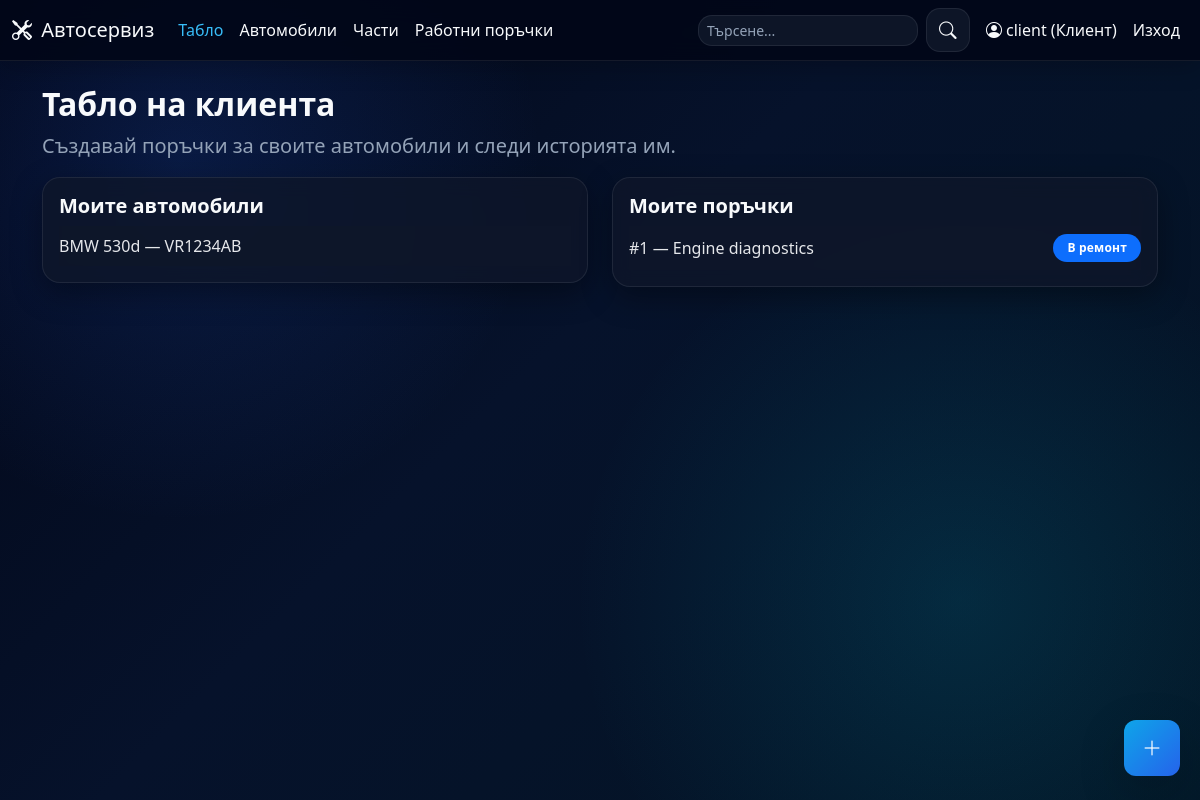
Before: /dashboard (signed in) with the older database file.
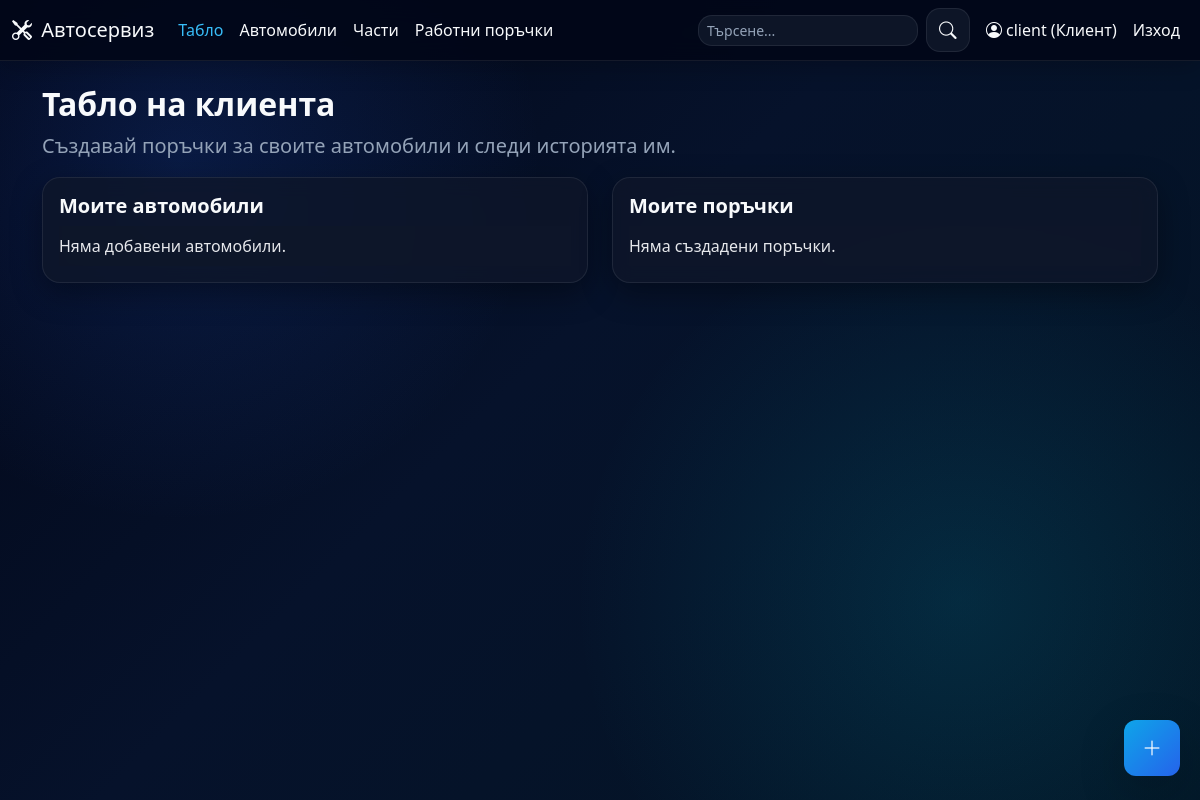
After: the same page with the newer database file.
### app/models.py (models this page shows, shortened)
class Car(db.Model):
    id = db.Column(db.Integer, primary_key=True)
    vin = db.Column(db.String(64), unique=True, nullable=False)
    registration_number = db.Column(db.String(32), unique=True)
    make = db.Column(db.String(80), nullable=False)
    model = db.Column(db.String(80), nullable=False)
    year = db.Column(db.Integer)
    owner_name = db.Column(db.String(120), nullable=False)
    owner_phone = db.Column(db.String(30))
    image_filename = db.Column(db.String(255))
    user_id = db.Column(db.Integer, db.ForeignKey('user.id'))
    created_at = db.Column(db.DateTime, default=datetime.now)
    orders = db.relationship('WorkOrder', backref='car', lazy=True, cascade='all, delete-orphan')

class WorkOrder(db.Model):
    id = db.Column(db.Integer, primary_key=True)
    title = db.Column(db.String(150), nullable=False)
    description = db.Column(db.Text, nullable=False)
    status = db.Column(db.String(30), nullable=False, default='open')
    notes = db.Column(db.Text)
    labor_cost = db.Column(db.Float, nullable=False, default=0.0)
    created_at = db.Column(db.DateTime, default=datetime.now)
    updated_at = db.Column(db.DateTime, default=datetime.now, onupdate=datetime.now)
    car_id = db.Column(db.Integer, db.ForeignKey('car.id'), nullable=False)
    client_id = db.Column(db.Integer, db.ForeignKey('user.id'))
    mechanic_id = db.Column(db.Integer, db.ForeignKey('user.id'))
    created_by_id = db.Column(db.Integer, db.ForeignKey('user.id'))
    client = db.relationship('User', foreign_keys=[client_id], backref='client_orders')
    mechanic = db.relationship('User', foreign_keys=[mechanic_id], backref='assigned_orders')
    created_by = db.relationship('User', foreign_keys=[created_by_id], backref='created_orders')
    parts = db.relationship('WorkOrderPart', backref='work_order', lazy=True, cascade='all, delete-orphan')

### app/routes_main.py (the view)
    @app.route('/dashboard')
    @login_required
    def dashboard():
        stats = {
            'cars': Car.query.count(),
            'parts': Part.query.count(),
            'orders': WorkOrder.query.count(),
            'users': User.query.count(),
            'low_stock': Part.query.filter(Part.quantity <= Part.min_quantity).count(),
            'open_orders': WorkOrder.query.filter_by(status='open').count(),
            'in_progress_orders': WorkOrder.query.filter_by(status='in_progress').count(),
            'awaiting_parts_orders': WorkOrder.query.filter_by(status='awaiting_parts').count(),
            'completed_orders': WorkOrder.query.filter_by(status='completed').count(),
        }
        recent_orders = WorkOrder.query.order_by(WorkOrder.created_at.desc()).limit(5).all()
        if current_user.role == 'manager':
            return render_template('dashboard_manager.html', stats=stats, recent_orders=recent_orders)
        if current_user.role == 'mechanic':
            assigned = WorkOrder.query.filter_by(mechanic_id=current_user.id).order_by(WorkOrder.updated_at.desc()).all()
            return render_template('dashboard_mechanic.html', stats=stats, assigned_orders=assigned)
        client_cars = Car.query.filter(client_car_filter(current_user)).order_by(Car.created_at.desc()).all()
        client_orders = (
            WorkOrder.query.join(Car)
            .filter(client_order_filter(current_user))
            .order_by(WorkOrder.created_at.desc())
            .all()
        )
        return render_template('dashboard_client.html', stats=stats, client_cars=client_cars, client_orders=client_orders)

### app/route_support.py (called while the page is built)
def register_template_helpers(app):
    @app.context_processor
    def inject_status_helpers():
        return {
            'status_label': status_label,
            'status_badge': status_badge,
            'status_meta': STATUS_META,
            'role_label': role_label,
            'pdf_export_enabled': pdf_export_available(),
        }

def normalize_phone(phone: str) -> str:
    return (phone or '').strip()

def client_phone(user: User | None) -> str | None:
    normalized = normalize_phone(getattr(user, 'phone', ''))
    return normalized or None

def client_car_filter(user: User):
    clauses = [Car.user_id == user.id]
    phone = client_phone(user)
    if phone:
        clauses.append(Car.owner_phone == phone)
    return or_(*clauses)

def client_order_filter(user: User):
    clauses = [WorkOrder.client_id == user.id, Car.user_id == user.id]
    phone = client_phone(user)
    if phone:
        clauses.append(Car.owner_phone == phone)
    return or_(*clauses)

def status_label(status: str) -> str:
    return STATUS_META.get(status, {}).get('label', status)

def status_badge(status: str) -> str:
    return STATUS_META.get(status, {}).get('badge', 'text-bg-light')

### app/templates/dashboard_client.html
{% extends "base.html" %}
{% block content %}
<h2 class="fw-bold">Табло на клиента</h2>
<p class="lead text-muted">Създавай поръчки за своите автомобили и следи историята им.</p>
<div class="row g-4">
  <div class="col-lg-6">
    <div class="card"><div class="card-body"><h5>Моите автомобили</h5>
      <ul class="list-group list-group-flush">
        {% for car in client_cars %}
        <li class="list-group-item px-0">{{ car.make }} {{ car.model }} — {{ car.registration_number or car.vin }}</li>
        {% else %}
        <li class="list-group-item px-0 text-muted">Няма добавени автомобили.</li>
        {% endfor %}
      </ul>
    </div></div>
  </div>
  <div class="col-lg-6">
    <div class="card"><div class="card-body"><h5>Моите поръчки</h5>
      <ul class="list-group list-group-flush">
        {% for order in client_orders %}
        <li class="list-group-item px-0 d-flex justify-content-between align-items-center gap-2"><span>#{{ order.id }} — {{ order.title }}</span> <span class="badge {{ status_badge(order.status) }} status-pill">{{ status_label(order.status) }}</span></li>
        {% else %}
        <li class="list-group-item px-0 text-muted">Няма създадени поръчки.</li>
        {% endfor %}
      </ul>
    </div></div>
  </div>
</div>
{% endblock %}

Changed rows visible on the page:
removed Car: make "BMW", model "530d", registration_number "VR1234AB"
removed WorkOrder: id "1", title "Engine diagnostics", status "В ремонт"
Other visible differences:
text now shown: "Няма добавени автомобили. Няма създадени поръчки."
